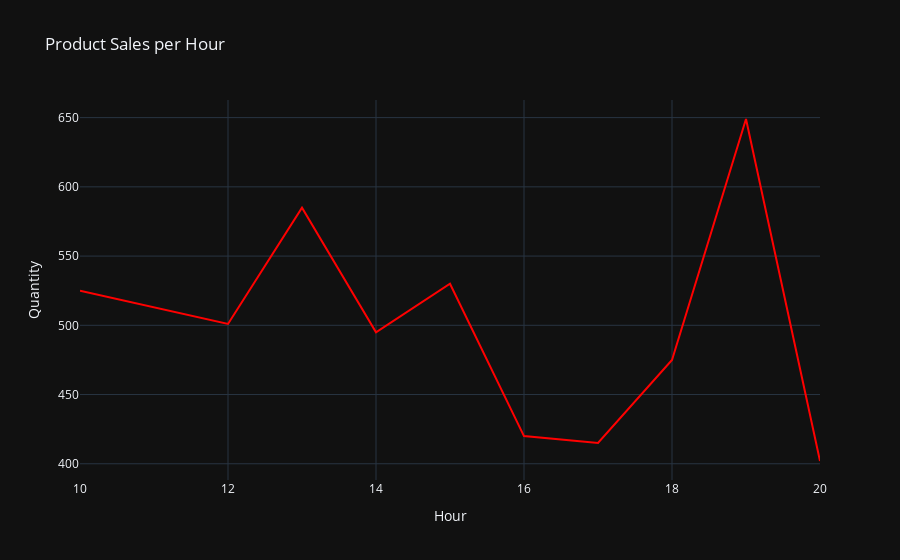

Here is the notebook cell this chart was saved with:
### Code cell
fig = px.line(line, x=line.index, y="Quantity",template='plotly_dark',title="Product Sales per Hour",color_discrete_sequence=['REd'])
fig.show()

### Figure 1 — Plotly figure (JSON) as saved in the notebook; plotly's stock layout.template omitted (floating-point values rounded to 4 significant figures)
{"data": [{"hovertemplate": "Hour=%{x}<br>Quantity=%{y}<extra></extra>", "legendgroup": "", "line": {"color": "REd", "dash": "solid"}, "marker": {"symbol": "circle"}, "mode": "lines", "name": "", "orientation": "v", "showlegend": false, "type": "scatter", "x": [10, 11, 12, 13, 14, 15, 16, 17, 18, 19, 20], "xaxis": "x", "y": [525, 513, 501, 585, 495, 530, 420, 415, 475, 649, 402], "yaxis": "y"}], "layout": {"legend": {"tracegroupgap": 0}, "title": {"text": "Product Sales per Hour"}, "xaxis": {"anchor": "y", "domain": [0, 1], "title": {"text": "Hour"}}, "yaxis": {"anchor": "x", "domain": [0, 1], "title": {"text": "Quantity"}}}}
